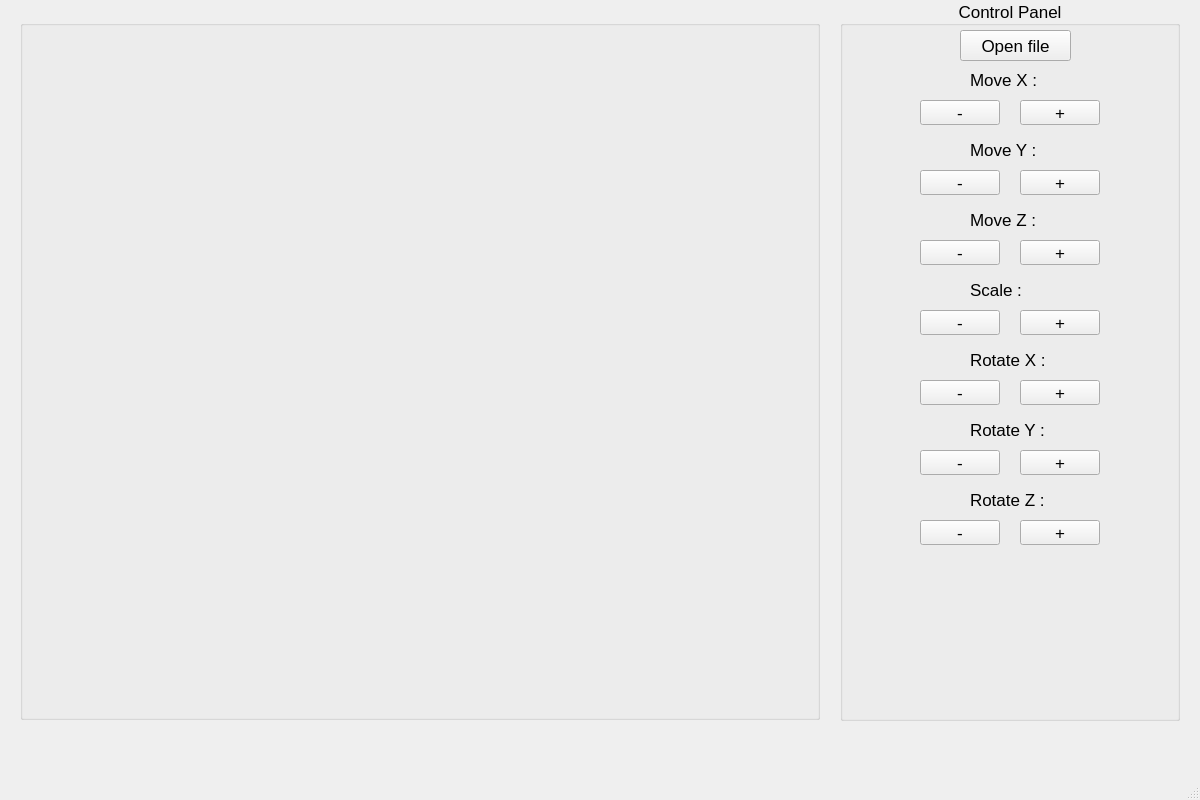
<?xml version="1.0" encoding="UTF-8"?>
<ui version="4.0">
 <class>MainWindow</class>
 <widget class="QMainWindow" name="MainWindow">
  <property name="geometry">
   <rect>
    <x>0</x>
    <y>0</y>
    <width>1200</width>
    <height>800</height>
   </rect>
  </property>
  <property name="minimumSize">
   <size>
    <width>1200</width>
    <height>800</height>
   </size>
  </property>
  <property name="maximumSize">
   <size>
    <width>1200</width>
    <height>800</height>
   </size>
  </property>
  <property name="windowTitle">
   <string>3D_VIEWER</string>
  </property>
  <widget class="QWidget" name="centralwidget">
   <widget class="QGroupBox" name="glBox">
    <property name="geometry">
     <rect>
      <x>20</x>
      <y>20</y>
      <width>800</width>
      <height>700</height>
     </rect>
    </property>
    <property name="title">
     <string/>
    </property>
   </widget>
   <widget class="QGroupBox" name="groupBox">
    <property name="geometry">
     <rect>
      <x>840</x>
      <y>0</y>
      <width>340</width>
      <height>721</height>
     </rect>
    </property>
    <property name="font">
     <font>
      <pointsize>13</pointsize>
     </font>
    </property>
    <property name="title">
     <string>Control Panel</string>
    </property>
    <property name="alignment">
     <set>Qt::AlignCenter</set>
    </property>
    <widget class="QPushButton" name="fileBtn">
     <property name="geometry">
      <rect>
       <x>120</x>
       <y>30</y>
       <width>111</width>
       <height>31</height>
      </rect>
     </property>
     <property name="text">
      <string>Open file</string>
     </property>
    </widget>
    <widget class="QLabel" name="moveXlbl">
     <property name="geometry">
      <rect>
       <x>130</x>
       <y>70</y>
       <width>100</width>
       <height>20</height>
      </rect>
     </property>
     <property name="text">
      <string>Move X :</string>
     </property>
    </widget>
    <widget class="QPushButton" name="moveRightX">
     <property name="geometry">
      <rect>
       <x>180</x>
       <y>100</y>
       <width>80</width>
       <height>25</height>
      </rect>
     </property>
     <property name="text">
      <string>+</string>
     </property>
    </widget>
    <widget class="QPushButton" name="moveLeftX">
     <property name="geometry">
      <rect>
       <x>80</x>
       <y>100</y>
       <width>80</width>
       <height>25</height>
      </rect>
     </property>
     <property name="text">
      <string>-</string>
     </property>
    </widget>
    <widget class="QLabel" name="moveYlbl">
     <property name="geometry">
      <rect>
       <x>130</x>
       <y>140</y>
       <width>100</width>
       <height>20</height>
      </rect>
     </property>
     <property name="text">
      <string>Move Y :</string>
     </property>
    </widget>
    <widget class="QPushButton" name="moveDownY">
     <property name="geometry">
      <rect>
       <x>80</x>
       <y>170</y>
       <width>80</width>
       <height>25</height>
      </rect>
     </property>
     <property name="text">
      <string>-</string>
     </property>
    </widget>
    <widget class="QPushButton" name="moveUpY">
     <property name="geometry">
      <rect>
       <x>180</x>
       <y>170</y>
       <width>80</width>
       <height>25</height>
      </rect>
     </property>
     <property name="text">
      <string>+</string>
     </property>
    </widget>
    <widget class="QLabel" name="moveZlbl">
     <property name="geometry">
      <rect>
       <x>130</x>
       <y>210</y>
       <width>100</width>
       <height>20</height>
      </rect>
     </property>
     <property name="text">
      <string>Move Z :</string>
     </property>
    </widget>
    <widget class="QPushButton" name="moveBackZ">
     <property name="geometry">
      <rect>
       <x>80</x>
       <y>240</y>
       <width>80</width>
       <height>25</height>
      </rect>
     </property>
     <property name="text">
      <string>-</string>
     </property>
    </widget>
    <widget class="QPushButton" name="moveForthZ">
     <property name="geometry">
      <rect>
       <x>180</x>
       <y>240</y>
       <width>80</width>
       <height>25</height>
      </rect>
     </property>
     <property name="text">
      <string>+</string>
     </property>
    </widget>
    <widget class="QLabel" name="scale">
     <property name="geometry">
      <rect>
       <x>130</x>
       <y>280</y>
       <width>100</width>
       <height>20</height>
      </rect>
     </property>
     <property name="text">
      <string>Scale :</string>
     </property>
    </widget>
    <widget class="QPushButton" name="scaleMinus">
     <property name="geometry">
      <rect>
       <x>80</x>
       <y>310</y>
       <width>80</width>
       <height>25</height>
      </rect>
     </property>
     <property name="text">
      <string>-</string>
     </property>
    </widget>
    <widget class="QPushButton" name="scalePlus">
     <property name="geometry">
      <rect>
       <x>180</x>
       <y>310</y>
       <width>80</width>
       <height>25</height>
      </rect>
     </property>
     <property name="text">
      <string>+</string>
     </property>
    </widget>
    <widget class="QLabel" name="rotateX">
     <property name="geometry">
      <rect>
       <x>130</x>
       <y>350</y>
       <width>100</width>
       <height>20</height>
      </rect>
     </property>
     <property name="text">
      <string>Rotate X :</string>
     </property>
    </widget>
    <widget class="QPushButton" name="rotateXminus">
     <property name="geometry">
      <rect>
       <x>80</x>
       <y>380</y>
       <width>80</width>
       <height>25</height>
      </rect>
     </property>
     <property name="text">
      <string>-</string>
     </property>
    </widget>
    <widget class="QPushButton" name="rotateXplus">
     <property name="geometry">
      <rect>
       <x>180</x>
       <y>380</y>
       <width>80</width>
       <height>25</height>
      </rect>
     </property>
     <property name="text">
      <string>+</string>
     </property>
    </widget>
    <widget class="QLabel" name="rotateY">
     <property name="geometry">
      <rect>
       <x>130</x>
       <y>420</y>
       <width>100</width>
       <height>20</height>
      </rect>
     </property>
     <property name="text">
      <string>Rotate Y :</string>
     </property>
    </widget>
    <widget class="QPushButton" name="rotateYminus">
     <property name="geometry">
      <rect>
       <x>80</x>
       <y>450</y>
       <width>80</width>
       <height>25</height>
      </rect>
     </property>
     <property name="text">
      <string>-</string>
     </property>
    </widget>
    <widget class="QPushButton" name="rotateYplus">
     <property name="geometry">
      <rect>
       <x>180</x>
       <y>450</y>
       <width>80</width>
       <height>25</height>
      </rect>
     </property>
     <property name="text">
      <string>+</string>
     </property>
    </widget>
    <widget class="QLabel" name="rotateY_2">
     <property name="geometry">
      <rect>
       <x>130</x>
       <y>490</y>
       <width>100</width>
       <height>20</height>
      </rect>
     </property>
     <property name="text">
      <string>Rotate Z :</string>
     </property>
    </widget>
    <widget class="QPushButton" name="rotateZminus">
     <property name="geometry">
      <rect>
       <x>80</x>
       <y>520</y>
       <width>80</width>
       <height>25</height>
      </rect>
     </property>
     <property name="text">
      <string>-</string>
     </property>
    </widget>
    <widget class="QPushButton" name="rotateZplus">
     <property name="geometry">
      <rect>
       <x>180</x>
       <y>520</y>
       <width>80</width>
       <height>25</height>
      </rect>
     </property>
     <property name="text">
      <string>+</string>
     </property>
    </widget>
   </widget>
  </widget>
  <widget class="QMenuBar" name="menubar">
   <property name="geometry">
    <rect>
     <x>0</x>
     <y>0</y>
     <width>1200</width>
     <height>22</height>
    </rect>
   </property>
  </widget>
  <widget class="QStatusBar" name="statusbar"/>
 </widget>
 <resources/>
 <connections/>
</ui>
